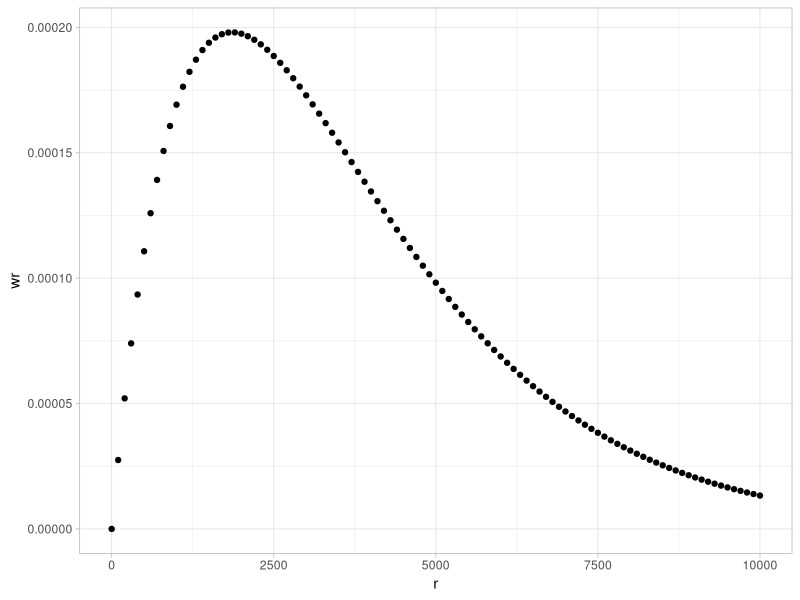

Generate this figure with R:
## ---- chunk 1
library(ggplot2)
library(tidyr)
## ---- chunk 2
Mn <- 52100
repeat_unit <- 28.05

tau <- repeat_unit / Mn
## ---- chunk 3
r <- seq(0, 10000, 100)

wr <- tau^2 * r * exp(-tau * r)
## ---- chunk 4
flory <- as_tibble(list(r = r, wr = wr))
## ---- chunk 5
flory |>
  ggplot(aes(x = r, y = wr)) +
  geom_point() +
  theme_light()
